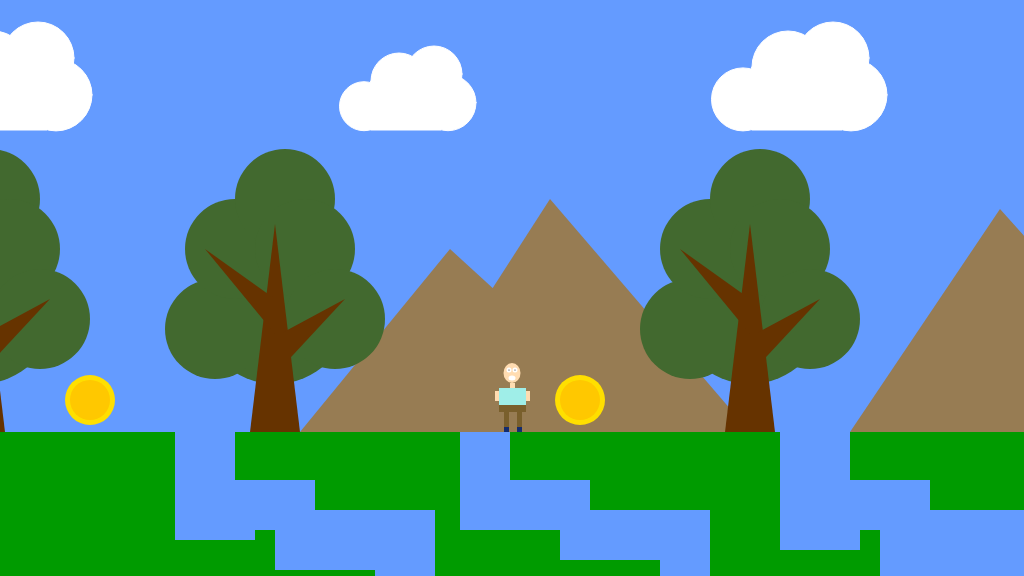
Frame 1 (no input)
Frame 60 (no input): identical to frame 1, image omitted
Frame 120 (the mouse pressed at the canvas centre since frame 60): identical to frame 1, image omitted

The p5.js sketch that drew this single still picture (run headless with seeded random() and noise() and a simulated clock; from frame 60 on, the mouse is pressed at the canvas centre):

// p5.js sketch
// ── sketch.js
/*

The Game Project 6 - Side scrolling

*/

var gameChar_x;
var gameChar_y;
var floorPos_y;
var isLeft;
var isRight;
var scrollPos;

var clouds;
var mountains;
var trees_x;
var canyons;
var collectables;

function setup()
{
	createCanvas(1024, 576);
	floorPos_y = height * 3/4;
	gameChar_x = width/2;
	gameChar_y = floorPos_y;
    
	// Boolean variables to control the movement of the game character.
	isLeft = false;
	isRight = false;

	// Variable to control the background scrolling.
	scrollPos = 0;

	// Initialise arrays of scenery objects.
    trees_x = [-20,275,750,1500];
    
    clouds = [{x_Pos: -475, y_Pos: 40, scale: 0.7},
              {x_Pos: -70, y_Pos: 40, scale: 0.9},
              {x_Pos: 350, y_Pos: 60, scale: 0.7},
              {x_Pos: 725, y_Pos: 40, scale: 0.9}, 
              {x_Pos: 1200, y_Pos: 40, scale: 0.7}];
    
    mountains = [{x_Pos: -300, y_Pos: 299, size: 0.7},
                 {x_Pos: 550, y_Pos: 299, size: 0.5},
                 {x_Pos: 1100, y_Pos: 299, size: 0.9}];
    
    canyons = [{x_Pos: 175, width: 300},
               {x_Pos: 460, width: 250},
               {x_Pos: 780, width: 350}];
    
    collectables = [{x_Pos: 90, y_Pos: 400, size: 50, isFound: false}, 
                    {x_Pos: 580, y_Pos: 400, size: 50, isFound: false},
                    {x_Pos: 1365, y_Pos: 400, size: 50, isFound: false}];
    
}

function draw()
{
	background(100, 155, 255); // fill the sky blue
    
//    fill(0);
//    rect(0,0,100,100);
//    fill(255);
//    text(mouseX + "," + mouseY, 50, 50);
    
    // draw some green ground
    noStroke();
	fill(0, 155, 0);
	rect(0, floorPos_y, width, height/4); 
    
    push();
    translate(scrollPos, 0);

	// Draw clouds.
    for (var i = 0; i < clouds.length; i++){
        fill(255);
        stroke(255);
        rect(clouds[i].x_Pos + 30 * clouds[i].scale,
             clouds[i].y_Pos + 30 * clouds[i].scale,
             100 * clouds[i].scale, 
             70 * clouds[i].scale);
        
        ellipse(clouds[i].x_Pos + 20 * clouds[i].scale, 
                clouds[i].y_Pos + 66 * clouds[i].scale,
                70 * clouds[i].scale, 
                70 * clouds[i].scale);
        
        ellipse(clouds[i].x_Pos + 70 * clouds[i].scale, 
                clouds[i].y_Pos + 30 * clouds[i].scale,
                80 * clouds[i].scale, 
                80 * clouds[i].scale);
        
        ellipse(clouds[i].x_Pos + 120 * clouds[i].scale, 
                clouds[i].y_Pos + 20 * clouds[i].scale,
                80 * clouds[i].scale, 
                80 * clouds[i].scale);
        
        ellipse(clouds[i].x_Pos + 140 * clouds[i].scale, 
                clouds[i].y_Pos + 61 * clouds[i].scale,
                80 * clouds[i].scale, 
                80 * clouds[i].scale);
    }

	// Draw mountains.
    noStroke();
    for (var i = 0; i < mountains.length; i++){
        fill(151,124,83);
        triangle(mountains[i].x_Pos, 
                 mountains[i].y_Pos - 200 * mountains[i].size,

                 mountains[i].x_Pos - 150, 
                 floorPos_y,

                 mountains[i].x_Pos + 200, 
                 floorPos_y);

        triangle(mountains[i].x_Pos - 100,
                 mountains[i].y_Pos - 100 * mountains[i].size,

                 mountains[i].x_Pos - 250, 
                 floorPos_y,

                 mountains[i].x_Pos + 100, 
                 floorPos_y);

        triangle(mountains[i].x_Pos + 140,
                 mountains[i].y_Po - 50 * mountains[i].size,

                 mountains[i].x_Pos + 50, 
                 floorPos_y,

                 mountains[i].x_Pos + 225, 
                 floorPos_y);
    }

    //Draw trees.
    noStroke();
    for(var i = 0; i < trees_x.length; i++){
        //tree
        //Leaves
        fill(66,105,47);
        ellipse(trees_x[i], floorPos_y - 123,150,150); //BIGGEST ONE //
        ellipse(trees_x[i] - 60, floorPos_y - 103,100,100); //1st one
        ellipse(trees_x[i] - 40, floorPos_y - 183,100,100); //2nd one
        ellipse(trees_x[i] + 10, floorPos_y - 233,100,100); //3rd one
        ellipse(trees_x[i] + 30, floorPos_y - 183,100,100); //4th one
        ellipse(trees_x[i] + 60, floorPos_y - 113,100,100); //5th one

        //Trunk and branch 
        fill(102,51,0);
        triangle(trees_x[i], floorPos_y - 208, 
                 trees_x[i] - 25, floorPos_y,
                 trees_x[i] + 25, floorPos_y);

        triangle(trees_x[i] + 5, floorPos_y - 63,
                 trees_x[i] + 5, floorPos_y - 98,
                 trees_x[i] + 70, floorPos_y - 133);

        triangle(trees_x[i], floorPos_y - 133,
                 trees_x[i], floorPos_y - 98,
                 trees_x[i] - 70, floorPos_y - 183);
    }
    
    // Draw canyons
    for(var i = 0; i < canyons.length; i++){
        fill(100, 155, 255);
        rect(canyons[i].x_Pos, floorPos_y, 
             canyons[i].width/5, 50);
        
        rect(canyons[i].x_Pos, 480, 
             80, canyons[i].width/5);
        
        rect(canyons[i].x_Pos + 80, 480, 
             canyons[i].width/5, 50);
        
        rect(canyons[i].x_Pos + 100, 510, 
             100, canyons[i].width/5);
        
        rect(canyons[i].x_Pos + 200, 510, 
             canyons[i].width/5, 70);
    }

	// Draw collectable items
    for(var i = 0; i < collectables.length; i++){
        fill(255,223,0);
        ellipse(collectables[i].x_Pos, 
                collectables[i].y_Pos, 
                collectables[i].size, 
                collectables[i].size);
        
        fill(255,200,0);
        ellipse(collectables[i].x_Pos, 
                collectables[i].y_Pos, 
                collectables[i].size - 10, 
                collectables[i].size - 10);
    }
    
    pop();

	// Draw the game character - this must be last
    fill(255,220,177);
	ellipse(gameChar_x, 
            gameChar_y - 59, 
            17,20); //the face
    
    fill(255);
    ellipse (gameChar_x - 3, 
             gameChar_y - 62,
             5,5); // right eye
    ellipse (gameChar_x + 3, 
             gameChar_y - 62,
             5,5); // left eye
    fill(0);
    ellipse(gameChar_x - 3, 
            gameChar_y - 62,
            1,1); // right eye
    ellipse(gameChar_x + 3, 
            gameChar_y - 62,
            1,1); // left eye
    
    fill(255); 
    ellipse(gameChar_x, 
            gameChar_y - 54,
            7,5); //mouth
    
    fill(255,220,177);
    rect(gameChar_x - 2, 
         gameChar_y - 49,
         5,5); //the neck
    rect(gameChar_x + 14, 
         gameChar_y - 41,
         4,10); //right hand
    rect(gameChar_x - 17, 
         gameChar_y - 41,
         4,10); //left hand
    
    fill(159, 238, 232);
    rect(gameChar_x - 13,
         gameChar_y - 44,
         27,17); //the chest
    
    fill(121, 95, 44);
    rect(gameChar_x - 13,
         gameChar_y - 27,
         27,7); //the waist
    rect(gameChar_x - 8,
         gameChar_y - 20,
         5,15); //left leg
    rect(gameChar_x + 5,
         gameChar_y - 20,
         5,15); //right leg
    
    fill(19,44,111);
    rect(gameChar_x - 8,
         gameChar_y - 5,
         5,5); //Left shoe
    rect(gameChar_x + 5,
         gameChar_y - 5,
         5,5); //Right shoe


	//////// Game character logic ///////
	// Logic to move

	if(isLeft){
		if(gameChar_x > width * 0.2)
		{
			gameChar_x -= 5;
		}
		else
		{
			scrollPos += 5;
		}
	}

	if(isRight){
		if(gameChar_x < width * 0.8)
		{
			gameChar_x  += 5;
		}
		else
		{
			scrollPos -= 5; // negative for moving against the background
		}

	}
}

function keyPressed(){

	if(key == 'A' || keyCode == 37)
	{
		isLeft = true;
	}

	if(key == 'D' || keyCode == 39)
	{
		isRight = true;
	}

}

function keyReleased(){
	if(key == 'A' || keyCode == 37)
	{
		isLeft = false;
	}

	if(key == 'D' || keyCode == 39)
	{
		isRight = false;
	}
}
